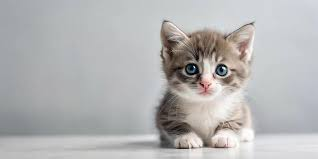
#> input picture lab-session/01-opencv-practice/data/cat.png, 318 x 159 px, given in place of cat.jpg, which was not available
$ jupyter execute opencv_practice_lab.ipynb   (text cells are left out)
#> lines starting #> are read from the running program, lines starting #| are printed output that depends on the picture; after the words box and inside, x2 and y2 are one past the last pixel; in counts of white or black regions, pixels touching at a corner belong together; pictures that were not available may be replaced by others from this repository, and a replacement may not be noted
[cell 1]
from pathlib import Path

import cv2
import matplotlib.pyplot as plt
import numpy as np

BASE_DIR = Path.cwd()
if not (BASE_DIR / "data").exists():
    BASE_DIR = Path("lab-session/01-opencv-practice")

DATA_DIR = BASE_DIR / "data"
OUTPUT_DIR = BASE_DIR / "outputs"
OUTPUT_DIR.mkdir(exist_ok=True)

IMAGE_PATH = DATA_DIR / "cat.jpg"
print("Base dir:", BASE_DIR.resolve())
print("Image path:", IMAGE_PATH.resolve())

[cell 2]
image_bgr = cv2.imread(str(IMAGE_PATH))
#> image_bgr is the input picture: shape (159, 318, 3); mean B, G, R 180, 179.7, 180.3
if image_bgr is None:
    raise FileNotFoundError(f"Could not open image: {IMAGE_PATH}")

image_rgb = cv2.cvtColor(image_bgr, cv2.COLOR_BGR2RGB)
print("Image shape:", image_bgr.shape)
#| Image shape: (159, 318, 3)

plt.figure(figsize=(6, 4))
plt.imshow(image_rgb)
plt.title("Original image")
plt.axis("off");

[cell 3]
gray = cv2.cvtColor(image_bgr, cv2.COLOR_BGR2GRAY)
gray_small = cv2.resize(gray, dsize=(0, 0), fx=0.5, fy=0.5)
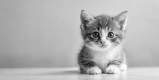
#> gray_small: shape (80, 159); min 9, max 255, mean 180.3

cv2.imwrite(str(OUTPUT_DIR / "cat_gray.jpg"), gray)
cv2.imwrite(str(OUTPUT_DIR / "cat_gray_small.jpg"), gray_small)

fig, axes = plt.subplots(1, 2, figsize=(10, 4))
axes[0].imshow(gray, cmap="gray")
axes[0].set_title("Gray")
axes[0].axis("off")
axes[1].imshow(gray_small, cmap="gray")
axes[1].set_title("Gray small")
axes[1].axis("off")
plt.tight_layout()
print("Gray shape:", gray.shape)
#| Gray shape: (159, 318)
print("Resized shape:", gray_small.shape)
#| Resized shape: (80, 159)
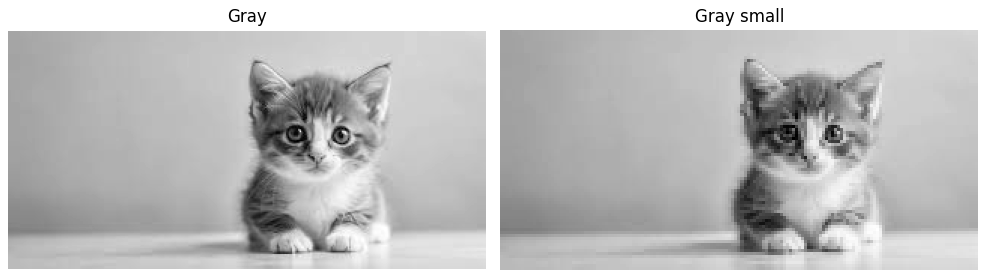
#> figure drawn by matplotlib, 2 panels

[cell 4]
annotated = image_bgr.copy()
cv2.line(annotated, (20, 20), (200, 160), (255, 0, 0), 4)
cv2.rectangle(annotated, (220, 40), (380, 180), (0, 255, 0), 3)
cv2.circle(annotated, (130, 270), 55, (0, 0, 255), -1)
cv2.putText(
    annotated,
    "OpenCV Lab",
    (210, 280),
    cv2.FONT_HERSHEY_SIMPLEX,
    0.9,
    (255, 255, 255),
    2,
    cv2.LINE_AA,
)

annotated_rgb = cv2.cvtColor(annotated, cv2.COLOR_BGR2RGB)
cv2.imwrite(str(OUTPUT_DIR / "cat_annotated.jpg"), annotated)

plt.figure(figsize=(6, 4))
plt.imshow(annotated_rgb)
plt.title("Annotated image")
plt.axis("off");

[cell 5]
edges = cv2.Canny(gray, 80, 160)
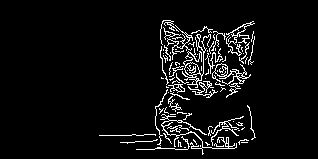
#> edges: shape (159, 318); 5.8% white in thin lines or dots, all inside (x1, y1, x2, y2) = (99, 20, 256, 155)

tile_size = (320, 240)
original_tile = cv2.resize(image_bgr, tile_size)
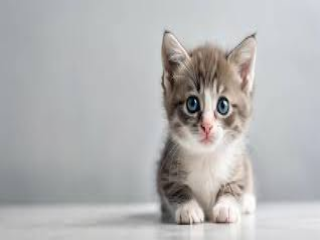
#> original_tile: shape (240, 320, 3); mean B, G, R 179.9, 179.7, 180.2
gray_tile = cv2.cvtColor(cv2.resize(gray, tile_size), cv2.COLOR_GRAY2BGR)
edge_tile = cv2.cvtColor(cv2.resize(edges, tile_size), cv2.COLOR_GRAY2BGR)
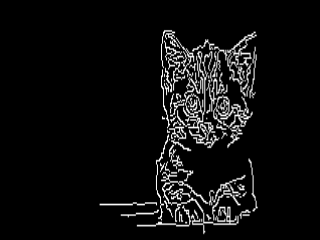
#> edge_tile: shape (240, 320, 3); min 0, max 255, mean 14.7
annotated_tile = cv2.resize(annotated, tile_size)
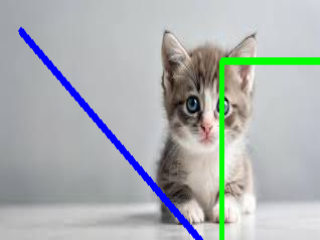
#> annotated_tile: shape (240, 320, 3); mean B, G, R 178.1, 177.1, 172.2

def label(tile, text):
#> called with text = 'Original'
    out = tile.copy()
    cv2.rectangle(out, (0, 0), (160, 34), (30, 30, 30), -1)
    cv2.putText(out, text, (10, 24), cv2.FONT_HERSHEY_SIMPLEX, 0.7, (255, 255, 255), 2, cv2.LINE_AA)
    return out

top = np.hstack([label(original_tile, "Original"), label(gray_tile, "Gray")])
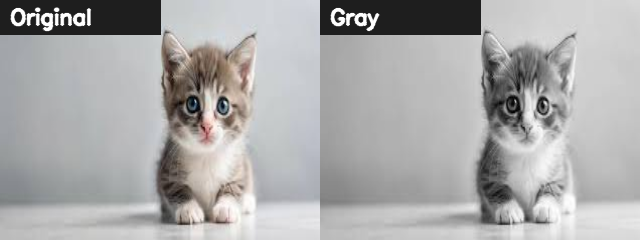
#> top: shape (240, 640, 3); mean B, G, R 170.3, 170.2, 170.7
bottom = np.hstack([label(edge_tile, "Edges"), label(annotated_tile, "Annotated")])
#> in label (call 3), `cv2.rectangle(out, (0, 0), (160, 34), (30, 30, 30), -1)`: out: shape (240, 320, 3); 7.34% of pixels changed, all inside (x1, y1, x2, y2) = (0, 0, 161, 35)
#> call 4 of label, with text = 'Annotated'
#> in label (call 4), `cv2.putText(out, text, (10, 24), cv2.FONT_HERSHEY_SIMPLEX, 0.7, (255, ..`:
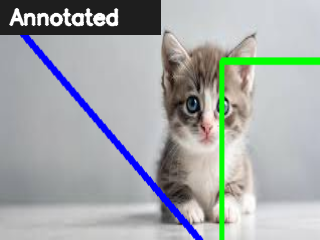
#> out: shape (240, 320, 3); mean B, G, R 169.4, 168.7, 164
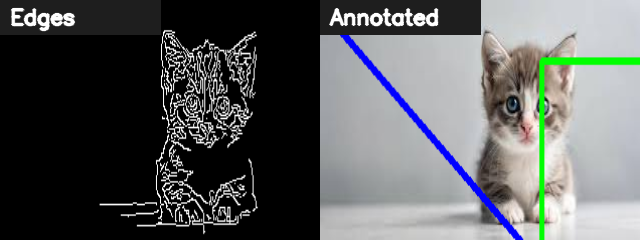
#> bottom: shape (240, 640, 3); mean B, G, R 94.1, 93.8, 91.4
summary = np.vstack([top, bottom])
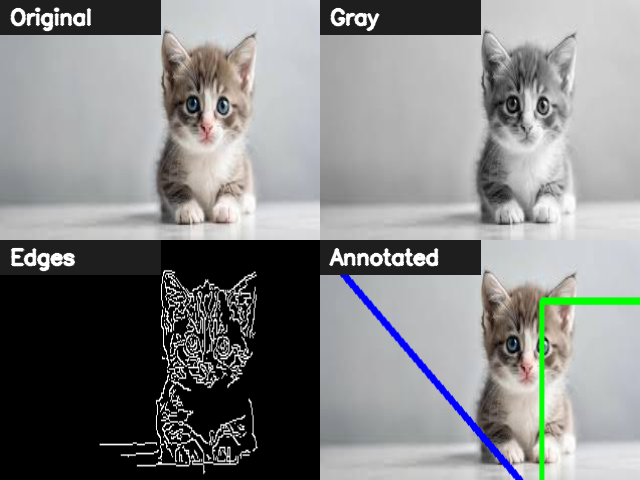
#> summary: shape (480, 640, 3); mean B, G, R 132.2, 132, 131

summary_path = OUTPUT_DIR / "cat_summary_board.jpg"
cv2.imwrite(str(summary_path), summary)

plt.figure(figsize=(10, 7))
plt.imshow(cv2.cvtColor(summary, cv2.COLOR_BGR2RGB))
plt.title("Summary board")
plt.axis("off")
print("Saved summary board to:", summary_path.resolve())
